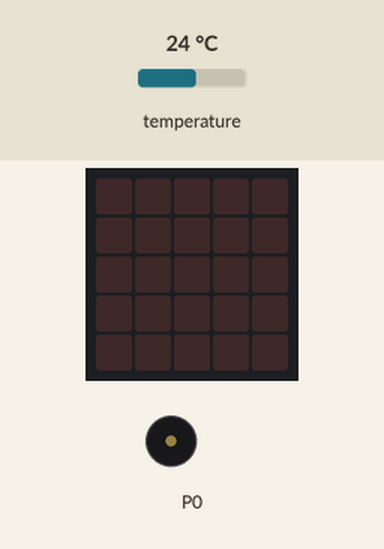
Simulated run of this program. Board: BBC micro:bit (MakeCode). On the bench: the board's 5×5 LED display, buzzer (waves = sounding). The inputs (shaded band) are chosen by the test bench; at power-on: temperature 24 °C.

Above: at 1.2 s.
1.3 s: temperature set to 30.5 °C
2.8 s: temperature set to 31.8 °C
At 3.2 s:
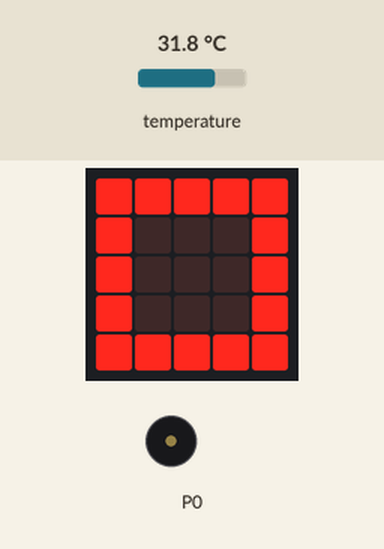
5.8 s: temperature set to 5.5 °C
At 7.3 s:
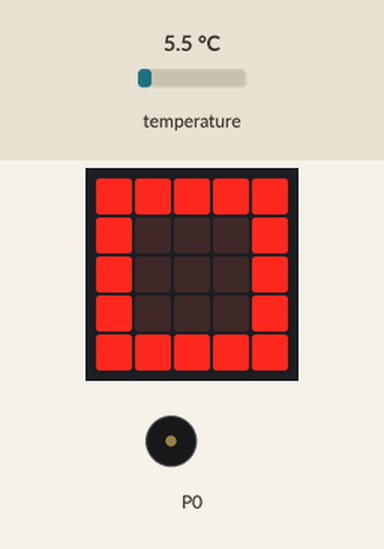
7.6 s: temperature set to 4.5 °C
At 8.0 s:
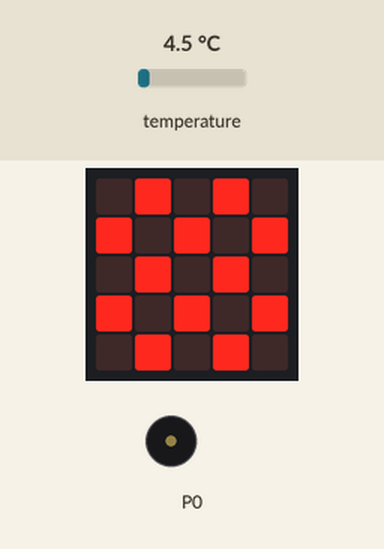
10.6 s: temperature set to 12 °C
At 11.7 s:
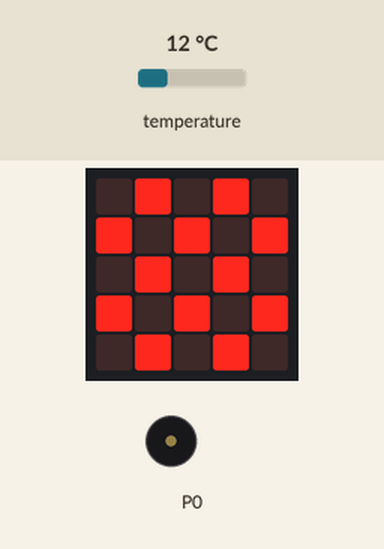
12.4 s: temperature set to 33 °C
At 13.4 s:
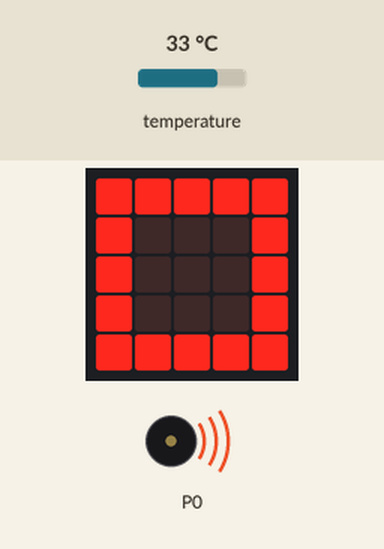
Timing chart, 0 to 16.4 s (numbered marks = the images above; inputs shaded):
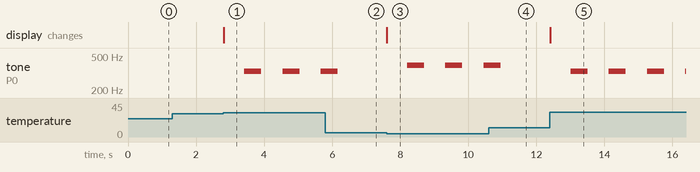

Measured:
- the behaviour switches between 30.9 and 31 °C on temperature (found by bisection; images 0 and 1)
- the behaviour switches between 5 and 4.9 °C on temperature (found by bisection; images 2 and 3)
- after the input at 1.3 s, every drawn part: stays the same
- after the input at 2.8 s, tone on P0: alternates 330 Hz for 0.50 s and silent for 0.63 s, starting after 0.62 s; the display: changes at once (image 1)
- after the input at 5.8 s, tone on P0: goes on until 6.2 s, then stays silent
- after the input at 7.6 s, tone on P0: alternates 392 Hz for 0.50 s and silent for 0.63 s, starting after 0.60 s; the display: changes at once (image 3)
- after the input at 10.6 s, tone on P0: goes on until 11.0 s, then stays silent
- after the input at 12.4 s, tone on P0: alternates 330 Hz for 0.50 s and silent for 0.63 s, starting after 0.61 s; the display: changes at once (image 5)

The program:

main.ts
```typescript
let tenperatura = 0
basic.forever(function () {
    music.setVolume(37)
    tenperatura = 0
    if (input.temperature() < 5) {
        basic.showIcon(IconNames.Chessboard)
        music.playTone(392, music.beat(BeatFraction.Whole))
    }
    if (input.temperature() > 30) {
        basic.showIcon(IconNames.Square)
        music.playTone(330, music.beat(BeatFraction.Whole))
    }
})
```

test.ts
```typescript
// aquí va el archivo "tests"; esto no se compilará cuando este paquete se utilice como una extensión.
```
